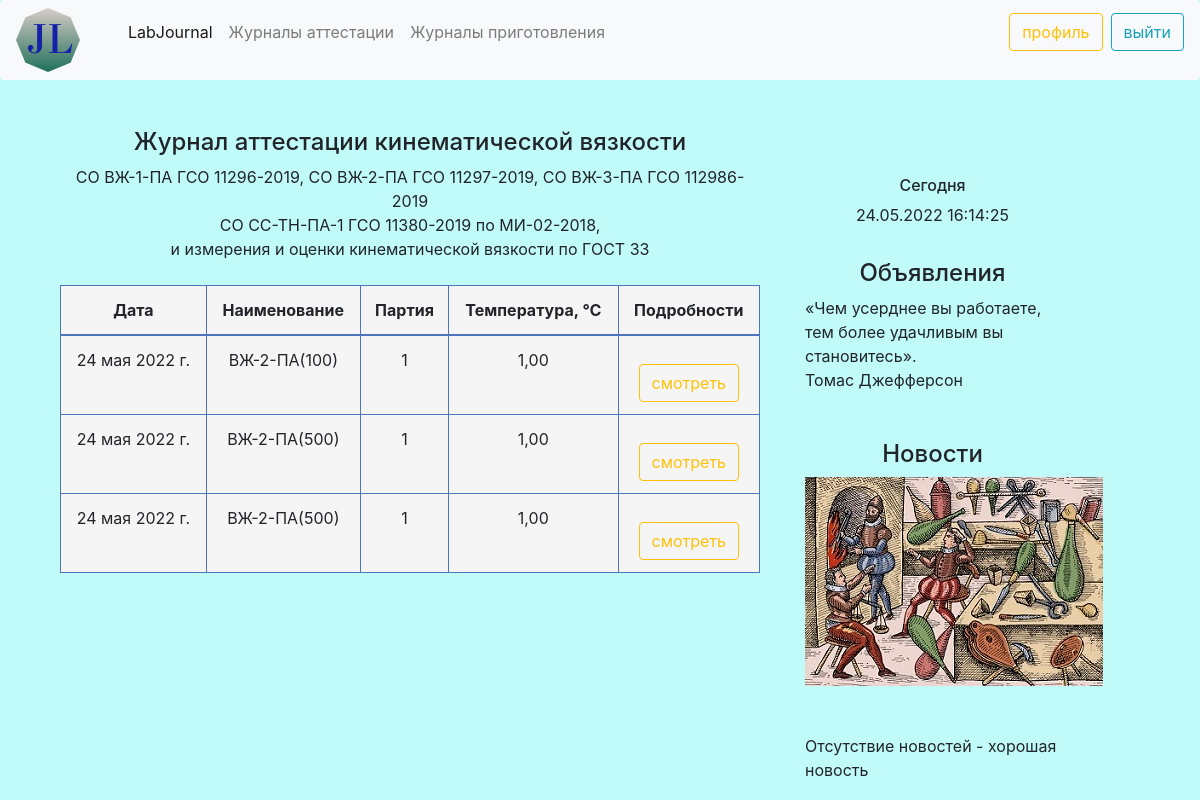
The app's page /attestationJ/kinematicviscosity/attestation/ (signed in) with its own data.
### kinematicviscosity/models.py (models this page shows, shortened)
class ViscosityMJL(models.Model):
    date = models.DateField('Дата', auto_now_add=True, db_index=True)
    name = models.CharField('Наименование', max_length=100, default='0')
    lot = models.CharField('Партия', max_length=100)
    ndocumentoptional = (('ГОСТ 33', 'ГОСТ 33'),
                         ('МИ-01', 'МИ-01'),
                         ('оценка', 'оценка вязкости'))
    ndocument = models.CharField('Метод испытаний', max_length=100, choices=ndocumentoptional, default='МИ-01')
    temperature = models.DecimalField('Температура, ℃', max_digits=5, decimal_places=2, default='0')
    termostatition = models.BooleanField(verbose_name='Термостатировано не менее 20 минут', blank=True)
    temperatureCheck = models.BooleanField(verbose_name='Температура контролируется внешним поверенным термометром', blank=True)
    termometer = models.CharField('Внутренний номер термометра', max_length=10, default='0')
    ViscosimeterNumber1 = models.CharField('Заводской номер вискозиметра № 1', max_length=10, default='0')
    Konstant1 = models.DecimalField('Константа вискозиметра № 1', max_digits=7, decimal_places=6, default='0')
    ViscosimeterNumber2 = models.CharField('Заводской номер вискозиметра № 2', max_length=10, default='0')
    Konstant2 = models.DecimalField('Константа вискозиметра № 2', max_digits=7, decimal_places=6, default='0')
    plustimeminK1T1 = models.DecimalField('Время истечения K1T1, + мин', max_digits=3, decimal_places=0, null=True)
    plustimesekK1T1 = models.DecimalField('Время истечения K1T1, + cек', max_digits=5, decimal_places=2, null=True)
    plustimeminK1T2 = models.DecimalField('Время истечения K1T2, + мин', max_digits=3, decimal_places=0, null=True)
    plustimesekK1T2 = models.DecimalField('Время истечения K1T2, + cек', max_digits=5, decimal_places=2, null=True)
    plustimeminK2T1 = models.DecimalField('Время истечения K2T1, + мин', max_digits=3, decimal_places=0, null=True)
    plustimesekK2T1 = models.DecimalField('Время истечения K2T1, + cек', max_digits=5, decimal_places=2, null=True)
    plustimeminK2T2 = models.DecimalField('Время истечения K2T2, + мин', max_digits=3, decimal_places=0, null=True)
    plustimesekK2T2 = models.DecimalField('Время истечения K2T2, + cек', max_digits=5, decimal_places=2, null=True)
    performer = models.ForeignKey(User, on_delete=models.CASCADE)
    timeK1T1_sec = models.DecimalField('Время истечения K1T1, в секундах', max_digits=7, decimal_places=2, default=0.00, null=True)
    timeK1T2_sec = models.DecimalField('Время истечения K1T2, в секундах', max_digits=7, decimal_places=2, default=0.00, null=True)
    timeK2T1_sec = models.DecimalField('Время истечения K2T1, в секундах', max_digits=7, decimal_places=2, default=0.00, null=True)
    timeK2T2_sec = models.DecimalField('Время истечения K2T2, в секундах', max_digits=7, decimal_places=2, default=0.0, null=True)
    timeK1_avg = models.DecimalField('Время истечения среднее 1, в секундах', max_digits=7, decimal_places=2, default=0.00, null=True)
    timeK2_avg = models.DecimalField('Время истечения среднее 2, в секундах', max_digits=7, decimal_places=2, default=0.00, null=True)
    viscosity1 = models.DecimalField('Вязкость кинематическая 1', max_digits=20, decimal_places=7, default=0.0000000, null=True)
    viscosity2 = models.DecimalField('Вязкость кинематическая 2', max_digits=20, decimal_places=7, default=0.0000000, null=True)
    viscosityAVG = models.DecimalField('Вязкость кинематическая среднее', max_digits=20, decimal_places=7, default=0.0000000, null=True)
    resultMeas = models.CharField('Результат измерений уд/неуд', max_length=100,  default='неудовлетворительно', null=True)
    cause = models.CharField('Причина', max_length=100, default='', null=True)
    delta = models.CharField('Не превышает Δ', max_length=100, null=True)
    termostatition_words = models.CharField('Термостатировано не менее 20 минут - словами', max_length=1, null=True)
    constit = models.CharField(max_length=300, choices=CHOICES, default='Проба содержит октол/нефть', null=True)
    kriteriy = models.DecimalField('Критерий приемлемости измерений', max_digits=2, decimal_places=1, null=True)
    accMeasurement = models.DecimalField('Оценка приемлемости измерений', max_digits=5, decimal_places=1, null=True)
    relerror = models.DecimalField('Относительная  погрешность', max_digits=3, decimal_places=1, null=True, default=0.3)
    abserror = models.FloatField('Абсолютная  погрешность', null=True)
    abserror_text = models.CharField(max_length=300, default='', null=True)
    certifiedValue = models.DecimalField('Аттестованное значение', max_digits=20, decimal_places=10, null=True)
    certifiedValue_text = models.CharField(max_length=300, default='', null=True)
    oldCertifiedValue = models.CharField('Предыдущее аттестованное значение', max_length=300, null=True,  default='')
    deltaOldCertifiedValue = models.DecimalField('Оценка разницы с предыдущим значением',
                                                 max_digits=10, decimal_places=4, null=True)
    deltaOldCertifiedValue_text = models.CharField(max_length=300, default='', null=True)
    resultWarning = models.CharField(max_length=300, default='', null=True)
    class Meta:
        verbose_name = 'Измерение кинематической вязкости'
        verbose_name_plural = 'Измерения кинематической вязкости'

### kinematicviscosity/views.py (the view)
# urls.py: path('kinematicviscosity/attestation/', views.AllKinematicviscosityView.as_view(), name='All'),
class AllKinematicviscosityView(View):
    def get(self, request):
        viscosityobjects = ViscosityMJL.objects.order_by('-date')
        return render(request, 'kinematicviscosity/journal.html', {'viscosityobjects': viscosityobjects})

### kinematicviscosity/templates/kinematicviscosity/journal.html (shortened to what this page needs)
{% extends 'main/base.html' %}
{% block content %}
    <div style="text-align: center;"><h4>Журнал аттестации кинематической вязкости</h4></div>
    <div style="text-align: center;">СО ВЖ-1-ПА ГСО 11296-2019,
        СО ВЖ-2-ПА ГСО 11297-2019, СО ВЖ-3-ПА ГСО 112986-2019</div>
    <div style="text-align: center;">СО СС-ТН-ПА-1 ГСО 11380-2019 по МИ-02-2018,</div>
    <div style="text-align: center;">и измерения и оценки кинематической вязкости по ГОСТ 33</div>
<br>
<table class="table table-bordered">
<thead>
    <tr>
      <th> <div style="text-align: center;"> Дата </div></th>
      <th> <div style="text-align: center;"> Наименование </div></th>
      <th> <div style="text-align: center;"> Партия </div></th>
      <th> <div style="text-align: center;"> Температура, ℃  </div></th>
      <th> <div style="text-align: center;"> Подробности  </div></th>
    </tr>
  </thead>
  <tbody>
{% for obj in viscosityobjects %}
    <tr>
      <td align="center">{{ obj.date }}</td>
      <td align="center"> {{ obj.name }}</td>
      <td align="center"> {{ obj.lot }}</td>
      <td align="center">{{ obj.temperature }}</td>
      <td align="center"><a href="{% url 'Str' obj.id %}"  class="btn btn-outline-warning mt-3">смотреть</a></td>
    </tr>
{% endfor %}
  </tbody>
</table>
{% endblock %}

### main/static/main/css/main.css (style rules this page uses)
body { background: rgba(123, 245, 244, 0.47); }
.table-bordered td, .table-bordered th { border-color: #4d74bd !important; background-color: rgb(245, 245, 246) !important; }

### records on screen
ViscosityMJL: date "24 мая 2022 г.", name "ВЖ-2-ПА(100)", lot "1", temperature "1,00"
ViscosityMJL: date "24 мая 2022 г.", name "ВЖ-2-ПА(500)", lot "1", temperature "1,00"
ViscosityMJL: date "24 мая 2022 г.", name "ВЖ-2-ПА(500)", lot "1", temperature "1,00"
